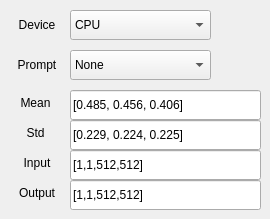
     <widget class="QWidget" name="tab_2">
      <attribute name="title">
       <string> Model</string>
      </attribute>
      <widget class="QLabel" name="label_device">
       <property name="geometry">
        <rect>
         <x>10</x>
         <y>10</y>
         <width>54</width>
         <height>30</height>
        </rect>
       </property>
       <property name="text">
        <string>Device</string>
       </property>
       <property name="alignment">
        <set>Qt::AlignCenter</set>
       </property>
      </widget>
      <widget class="QComboBox" name="comboBox_Device">
       <property name="geometry">
        <rect>
         <x>70</x>
         <y>10</y>
         <width>141</width>
         <height>30</height>
        </rect>
       </property>
       <item>
        <property name="text">
         <string>CPU</string>
        </property>
       </item>
       <item>
        <property name="text">
         <string>GPU</string>
        </property>
       </item>
      </widget>
      <widget class="QLabel" name="label_mean">
       <property name="geometry">
        <rect>
         <x>10</x>
         <y>90</y>
         <width>51</width>
         <height>25</height>
        </rect>
       </property>
       <property name="text">
        <string>Mean</string>
       </property>
       <property name="alignment">
        <set>Qt::AlignCenter</set>
       </property>
      </widget>
      <widget class="QLabel" name="label_std">
       <property name="geometry">
        <rect>
         <x>10</x>
         <y>120</y>
         <width>51</width>
         <height>25</height>
        </rect>
       </property>
       <property name="text">
        <string>Std</string>
       </property>
       <property name="alignment">
        <set>Qt::AlignCenter</set>
       </property>
      </widget>
      <widget class="QLineEdit" name="lineEdit_mean">
       <property name="geometry">
        <rect>
         <x>70</x>
         <y>90</y>
         <width>191</width>
         <height>30</height>
        </rect>
       </property>
       <property name="text">
        <string>[0.485, 0.456, 0.406]</string>
       </property>
      </widget>
      <widget class="QLineEdit" name="lineEdit_std">
       <property name="geometry">
        <rect>
         <x>70</x>
         <y>120</y>
         <width>191</width>
         <height>30</height>
        </rect>
       </property>
       <property name="text">
        <string>[0.229, 0.224, 0.225]</string>
       </property>
      </widget>
      <widget class="QLabel" name="label_prompt">
       <property name="geometry">
        <rect>
         <x>10</x>
         <y>50</y>
         <width>54</width>
         <height>30</height>
        </rect>
       </property>
       <property name="text">
        <string>Prompt</string>
       </property>
       <property name="alignment">
        <set>Qt::AlignCenter</set>
       </property>
      </widget>
      <widget class="QComboBox" name="comboBox_Device_2">
       <property name="geometry">
        <rect>
         <x>70</x>
         <y>50</y>
         <width>141</width>
         <height>30</height>
        </rect>
       </property>
       <item>
        <property name="text">
         <string>None</string>
        </property>
       </item>
       <item>
        <property name="text">
         <string>Point</string>
        </property>
       </item>
       <item>
        <property name="text">
         <string>Box</string>
        </property>
       </item>
      </widget>
      <widget class="QLineEdit" name="lineEdit_input">
       <property name="geometry">
        <rect>
         <x>70</x>
         <y>150</y>
         <width>191</width>
         <height>30</height>
        </rect>
       </property>
       <property name="text">
        <string>[1,1,512,512]</string>
       </property>
      </widget>
      <widget class="QLabel" name="label_input">
       <property name="geometry">
        <rect>
         <x>10</x>
         <y>150</y>
         <width>54</width>
         <height>25</height>
        </rect>
       </property>
       <property name="text">
        <string>Input</string>
       </property>
       <property name="alignment">
        <set>Qt::AlignCenter</set>
       </property>
      </widget>
      <widget class="QLineEdit" name="lineEdit_output">
       <property name="geometry">
        <rect>
         <x>70</x>
         <y>180</y>
         <width>191</width>
         <height>30</height>
        </rect>
       </property>
       <property name="text">
        <string>[1,1,512,512]</string>
       </property>
      </widget>
      <widget class="QLabel" name="label_input_2">
       <property name="geometry">
        <rect>
         <x>10</x>
         <y>180</y>
         <width>54</width>
         <height>25</height>
        </rect>
       </property>
       <property name="text">
        <string>Output</string>
       </property>
       <property name="alignment">
        <set>Qt::AlignCenter</set>
       </property>
      </widget>
     </widget>
